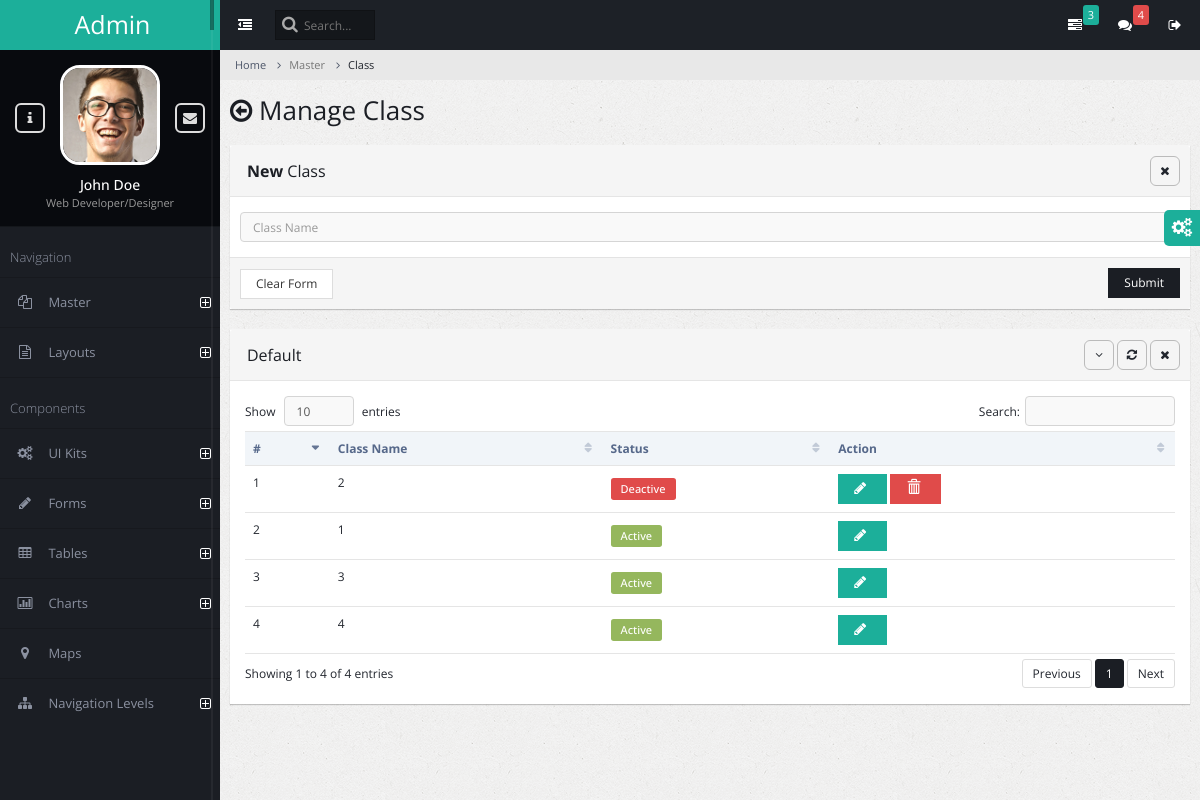
The app's page /class/, older data.
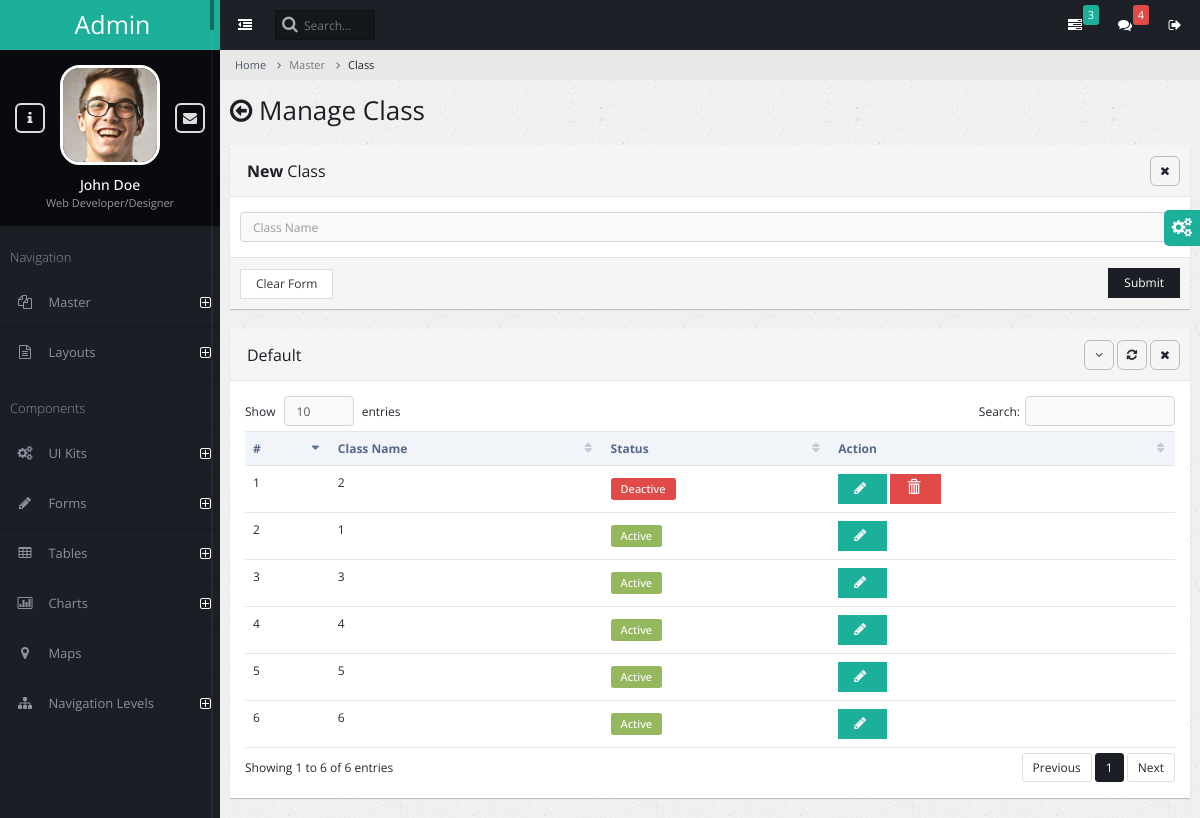
The same page, newer data.
### admin_master/models.py (models this page shows)
class AcademicClass(models.Model):
    class_name = models.CharField(max_length=150)
    is_enabled = models.BooleanField(default=True)

### admin_master/views.py (the view, shortened to what this page needs)
# urls.py: path('class/', views.class_manage,name="class"),
def class_manage(request):
    success_message=None
    error_message = None
    academic_classes = AcademicClass.objects.all()
    context = {
        'errormessage': error_message,
        'successmessage': success_message,
        'academic_classes': academic_classes,
    }
    return render(request, 'class_manage.html', context)

### admin_master/templates/class_manage.html (shortened to what the changed rows need)
{% extends 'admin_base.html' %}
{% block content %}
<div class="page-title">
    <h2><span class="fa fa-arrow-circle-o-left"></span> Manage Class</h2>
</div>
<div class="page-content-wrap">
    <div class="row">
    <div class="col-md-12">
            <div class="panel panel-default">
                <div class="panel-heading">
                    <h3 class="panel-title">Default</h3>
                    <ul class="panel-controls">
                    </ul>
                </div>
                <div class="panel-body">
                    <table class="table datatable">
                        <thead>
                            <tr>
                                <th>#</th>
                                <th>Class Name</th>
                                <th>Status</th>
                                <th>Action</th>
                            </tr>
                        </thead>
                        <tbody>
                            {% for academic_classes in academic_classes %}
                            <tr id="{{academic_classes.id}}">
                                <td>{{ forloop.counter }}</td>
                                <td>{{ academic_classes.class_name }}</td>
                                <td>
                                    {% if academic_classes.is_enabled %}
                                    <span class="label label-success label-form">Active</span>
                                    {% else %}
                                    <span class="label label-danger label-form">Deactive</span>
                                    {% endif %}
                                </td>
                                <td>
                                    <button class="btn btn-info" onclick="edit_pop({{academic_classes.id}})">
                                        <span id ="spinner{{academic_classes.id}}" class="fa fa-pencil"></span>
                                    </button>
                                    {% if not academic_classes.is_enabled %}
                                    <a onclick="delete_class({{academic_classes.id}})">
                                        <button class="btn btn-danger">
                                            <span class="glyphicon glyphicon-trash"></span>
                                        </button>
                                    </a>
                                    {% endif %}
                                </td>
                            </tr>
                            {% endfor %}
                        </tbody>
                    </table>
                </div>
            </div>
        </div>
    </div>
</div>
{% endblock %}

Row changes from the older to the newer data that the page shows:
added AcademicClass: class_name "5", is_enabled "Active"
added AcademicClass: class_name "6", is_enabled "Active"
Text that changed along with them:
text written by a page script: "Show entries Search: Showing 1 to 4 of 4 entries Previous 1 Next" → "Show entries Search: Showing 1 to 6 of 6 entries Previous 1 Next"
